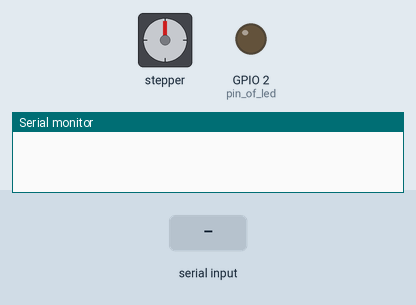
The sketch below on a simulated ESP32. On the bench: stepper motor, output pins drawn as LEDs (lit = HIGH), the last lines printed to the serial monitor. Wiring (inferred from the names in the program): stepper motor driver (200 steps per turn assumed): step GPIO 27; direction GPIO 26. The test bench sets the inputs (shaded band). Nothing arrives over Bluetooth unless stated; pins used as bus, display or sensor lines are not drawn.

Above: at 1.2 s.
1.3 s: "1" received over the second serial link
At 2.3 s:
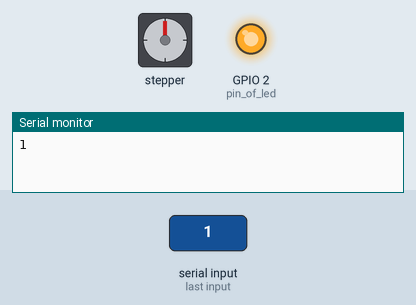
7.3 s: "0" received over the second serial link
At 8.5 s:
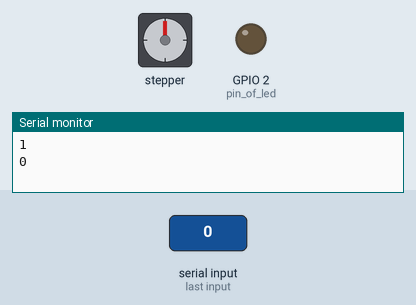
10.3 s: "2" received over the second serial link
At 11.7 s:
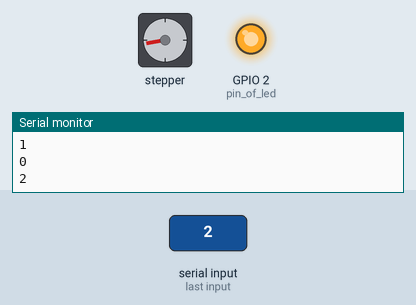
16.3 s: "0" received over the second serial link
At 17.6 s:
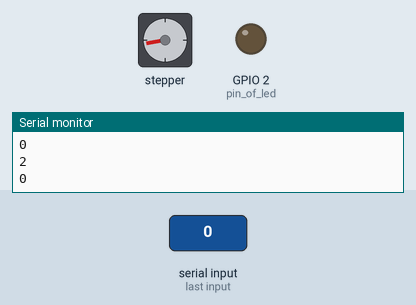
19.3 s: "1" received over the second serial link
At 21.0 s:
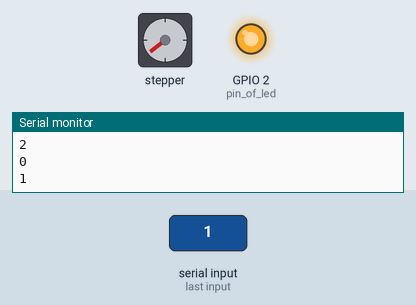
Timing chart, 0 to 28.3 s (numbered marks = the images above; inputs shaded):
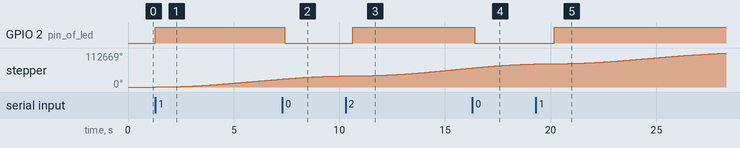

The sketch:

stepper_over_ESP32.ino
```cpp
//This creates a bridge between Serial and Classical Bluetooth (SPP)

#include "BluetoothSerial.h" // including bluetooth lib
#if !defined(CONFIG_BT_ENABLED) || !defined(CONFIG_BLUEDROID_ENABLED)
#error Bluetooth is not enabled! Please run `make menuconfig` to and enable it
#endif
BluetoothSerial SerialBT;// creat bluetooth obj
char cmd='0';// command var
char R_Data;// recevied data from pc var
int f; // flag var
// defines pins numbers
const int stepPin = 27;
const int dirPin = 26;
float waitTime = 0.003;// the time between pulses
int accelerationTerm = 4000;
int roundedWaitTime;
unsigned long timer1;
unsigned long timer2;
unsigned long difference;
uint64_t i = 0;
//0.000150 to increas speed make the number smaller
#define speed1 0.000150 // speed1 150 the low speed
#define speed2 0.000130 // // speed2 130 the high speed
//-------------------------------------------------------
//tb2=angel/cons*td1+(angel/td1) ---> td2=1/(v+1/td2)
//function to return the next delay value for positive acceleration
float positiveAcceleration(float waitTime,float speed_duration) {
  float dVelocity = waitTime * accelerationTerm; // the diff of vlocity = time * acceleration
  waitTime = 1 / (dVelocity + 1 / waitTime); // sum the td2
  if (waitTime < speed_duration) { // if the time == the maxmum time
    waitTime = speed_duration;
  }
  return waitTime;
}

//function to return the next delay value for negative acceleration
float negativeAcceleration(float waitTime) {
  float dVelocity = waitTime * -1 * accelerationTerm;
  waitTime = 1 / (dVelocity + 1 / waitTime);
  if (waitTime > 0.003) {
    waitTime = 0.003;
  }
  return waitTime;
}
void setup() {
  Serial.begin(115200);
  SerialBT.begin("Motor_driver"); //Bluetooth device name
  pinMode(2, OUTPUT); // pin of led
  pinMode(stepPin, OUTPUT); //pin step
  pinMode(dirPin, OUTPUT); // pin diraction
  digitalWrite(dirPin, HIGH);//set the dir to 1
}

void loop() {

  //SerialBT.println("Hello World");

  if (SerialBT.available())// check bluetooth
  {

    R_Data = SerialBT.read();// get the data from blutooth
    if(R_Data=='1'||R_Data=='0'||R_Data=='2')//make sure that the data is valid
    cmd=R_Data;
    Serial.println(cmd);
  }
  if (cmd == '1')
  {
    digitalWrite(2, 1); // turn on led

  if (f == 0)
  {
    for (i = 0; i < 15000; i++) {      // this block for start only
      waitTime = positiveAcceleration(waitTime,speed1);
      //Serial.println(waitTime);
      roundedWaitTime = round(waitTime * 1000000); // make withe in dec number to use it with Microseconds fun
      //Serial.println(roundedWaitTime);
      digitalWrite(stepPin, HIGH);
      delayMicroseconds(roundedWaitTime);
      digitalWrite(stepPin, LOW);
      delayMicroseconds(roundedWaitTime);

      f = 1;
    }
  }
  else {// normal speed
    digitalWrite(stepPin, HIGH);
    delayMicroseconds(roundedWaitTime);
    digitalWrite(stepPin, LOW);
    delayMicroseconds(roundedWaitTime);
  }
  }

 else if (cmd == '2')// speed2 block
  {
    digitalWrite(2, 1);// turn on led

  if (f == 0)
  {
    for (i = 0; i < 15000; i++) { // this block for start only
      waitTime = positiveAcceleration(waitTime,speed2);
      //Serial.println(waitTime);
      roundedWaitTime = round(waitTime * 1000000);
      //Serial.println(roundedWaitTime);
      digitalWrite(stepPin, HIGH);
      delayMicroseconds(roundedWaitTime);
      digitalWrite(stepPin, LOW);
      delayMicroseconds(roundedWaitTime);

      f = 1;
    }
  }
  else {// normal speed
    digitalWrite(stepPin, HIGH);
    delayMicroseconds(roundedWaitTime);
    digitalWrite(stepPin, LOW);
    delayMicroseconds(roundedWaitTime);
  }
  }

else if (cmd == '0')
{
  digitalWrite(2, LOW);// turn off led
  if (f == 1)
  {
    for ( i = 0; i < 10000; i++) {// this block for smooth stop
      waitTime = negativeAcceleration(waitTime);
      roundedWaitTime = round(waitTime * 1000000);
      digitalWrite(stepPin, HIGH);
      delayMicroseconds(roundedWaitTime);
      digitalWrite(stepPin, LOW);
      delayMicroseconds(roundedWaitTime);
      if(roundedWaitTime ==3000 )
      {
        break;
        }

    }
    f = 0;
  }
  digitalWrite(stepPin, LOW); // stop motor
}
else
{
  }
}
```

Measured:
- after the input at 1.3 s, GPIO 2 (pin_of_led): LOW → HIGH at once; stepper: keeps turning clockwise at about 4384°/s, starting at once
- after the input at 7.3 s, GPIO 2 (pin_of_led): HIGH → LOW after 0.12 s
- after the input at 10.3 s, GPIO 2 (pin_of_led): LOW → HIGH after 0.34 s
- after the input at 16.3 s, GPIO 2 (pin_of_led): HIGH → LOW after 0.12 s
- after the input at 19.3 s, GPIO 2 (pin_of_led): LOW → HIGH after 0.87 s
